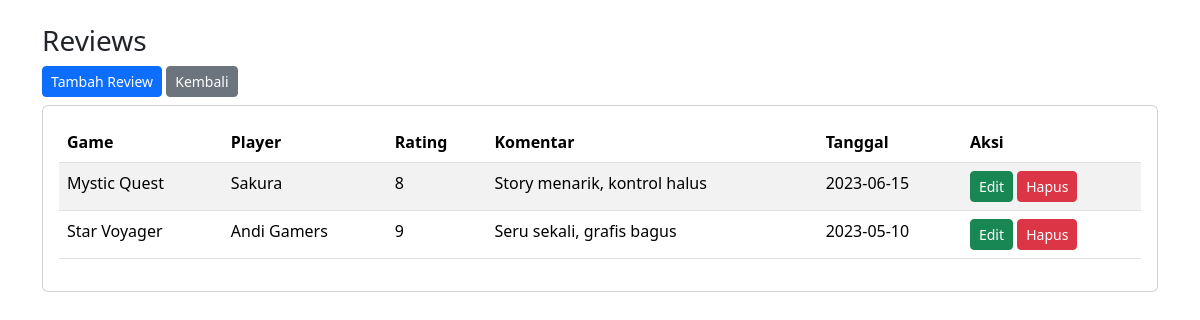
/view/review/index.php, run on the app's committed database.
### tables this page shows
CREATE TABLE IF NOT EXISTS review (
  id_review INT AUTO_INCREMENT PRIMARY KEY,
  id_game INT,
  id_player INT,
  rating TINYINT,
  komentar TEXT,
  tanggal_review DATE,
  FOREIGN KEY (id_game) REFERENCES game(id_game) ON DELETE CASCADE,
  FOREIGN KEY (id_player) REFERENCES player(id_player) ON DELETE SET NULL
);

CREATE TABLE IF NOT EXISTS game (
  id_game INT AUTO_INCREMENT PRIMARY KEY,
  nama_game VARCHAR(150) NOT NULL,
  tahun_rilis INT,
  id_genre INT,
  id_developer INT,
  FOREIGN KEY (id_genre) REFERENCES genre(id_genre) ON DELETE SET NULL,
  FOREIGN KEY (id_developer) REFERENCES developer(id_developer) ON DELETE SET NULL
);

CREATE TABLE IF NOT EXISTS player (
  id_player INT AUTO_INCREMENT PRIMARY KEY,
  nama_player VARCHAR(100) NOT NULL,
  email VARCHAR(150),
  negara VARCHAR(100)
);

### config/Database.php (called while the page is built)
<?php
class Database {
    private static $host = '127.0.0.1';
    private static $db   = 'db_game_review';
    private static $user = 'root';
    private static $pass = '';
    private static $charset = 'utf8mb4';
    private static $pdo = null;
    public static function connect(){
        if(self::$pdo === null){
            $dsn = "mysql:host=" . self::$host . ";dbname=" . self::$db . ";charset=" . self::$charset;
            $opt = [
                PDO::ATTR_ERRMODE => PDO::ERRMODE_EXCEPTION,
                PDO::ATTR_DEFAULT_FETCH_MODE => PDO::FETCH_ASSOC,
            ];
            try{
                self::$pdo = new PDO($dsn, self::$user, self::$pass, $opt);
            }catch(PDOException $e){
                die('Koneksi gagal: ' . $e->getMessage());
            }
        }
        return self::$pdo;
    }
}
?>

### class/Review.php (called while the page is built, shortened)
<?php
require_once __DIR__ . '/../config/Database.php';
class Review {
    private $pdo;
    public function __construct(){
        $this->pdo = Database::connect();
    }
    public function getAllWithJoin(){
        $sql = 'SELECT r.*, g.nama_game, p.nama_player
                FROM review r
                LEFT JOIN game g ON r.id_game = g.id_game
                LEFT JOIN player p ON r.id_player = p.id_player
                ORDER BY r.id_review DESC';
        $stmt = $this->pdo->query($sql);
        return $stmt->fetchAll();
    }
}
?>

### view/review/index.php (the view)
<?php
require_once '../../class/Review.php';
$reviewObj = new Review();
$reviews = $reviewObj->getAllWithJoin();
?>
<!doctype html><html><head><meta charset="utf-8"><title>Reviews</title>
<link href="https://cdn.jsdelivr.net/npm/bootstrap@5.3.2/dist/css/bootstrap.min.css" rel="stylesheet"></head><body class="p-4">
<div class="container">
  <h3>Reviews</h3>
  <a class="btn btn-sm btn-primary mb-2" href="create.php">Tambah Review</a>
  <a class="btn btn-sm btn-secondary mb-2" href="../../index.php">Kembali</a>
  <div class="card"><div class="card-body">
    <?php if(!$reviews): ?><p class="text-muted">Belum ada review.</p><?php else: ?>
    <table class="table table-striped"><thead><tr><th>Game</th><th>Player</th><th>Rating</th><th>Komentar</th><th>Tanggal</th><th>Aksi</th></tr></thead><tbody>
    <?php foreach($reviews as $r): ?>
      <tr>
        <td><?=htmlspecialchars($r['nama_game'] ?? '-')?></td>
        <td><?=htmlspecialchars($r['nama_player'] ?? '-')?></td>
        <td><?=htmlspecialchars($r['rating'])?></td>
        <td><?=htmlspecialchars($r['komentar'])?></td>
        <td><?=htmlspecialchars($r['tanggal_review'])?></td>
        <td>
          <a class="btn btn-sm btn-success" href="edit.php?id=<?=$r['id_review']?>">Edit</a>
          <a class="btn btn-sm btn-danger" href="delete.php?id=<?=$r['id_review']?>" onclick="return confirm('Hapus review?')">Hapus</a>
        </td>
      </tr>
    <?php endforeach; ?>
    </tbody></table>
    <?php endif; ?>
  </div></div>
</div></body></html>

### data on the page
review: id_game.nama_game "Mystic Quest", id_player.nama_player "Sakura", rating "8", komentar "Story menarik, kontrol halus", tanggal_review "2023-06-15"
review: id_game.nama_game "Star Voyager", id_player.nama_player "Andi Gamers", rating "9", komentar "Seru sekali, grafis bagus", tanggal_review "2023-05-10"
